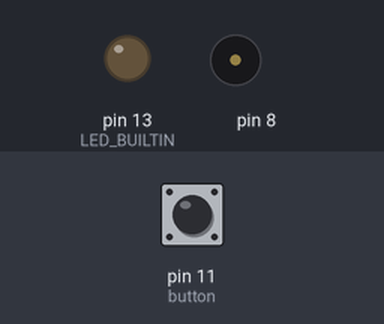
Bench run of a sketch on a simulated Arduino Uno, built with avr-gcc and run on an emulated ATmega328P. Shown: output pins drawn as LEDs (lit = HIGH), buzzer (waves = sounding). The test bench sets the inputs (shaded band); at power-on: pin 11 (button) LOW.

Above: at 1.2 s.
1.3 s: pin 11 (button) pulled HIGH for 0.15 s
At 1.48 s:
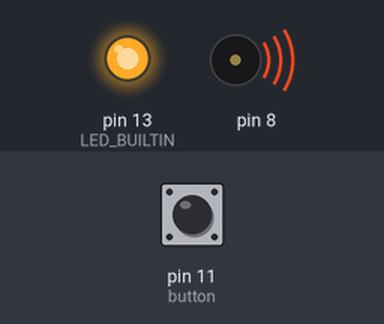
4.3 s: pin 11 (button) pulled HIGH for 1 s
At 4.8 s:
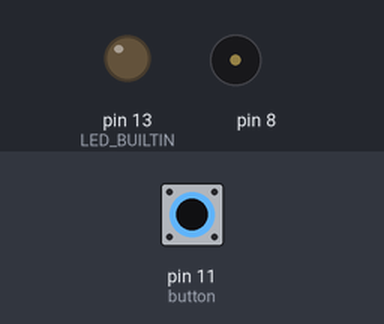
6.8 s: pin 11 (button) pulled HIGH for 3.2 s
At 8.4 s:
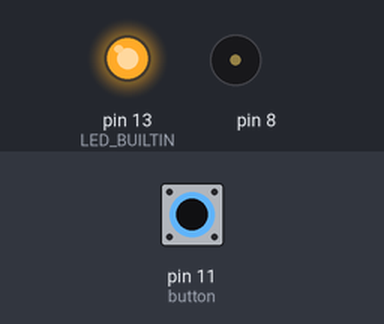
Timing chart, 0 to 17.5 s (numbered marks = the images above; inputs shaded):
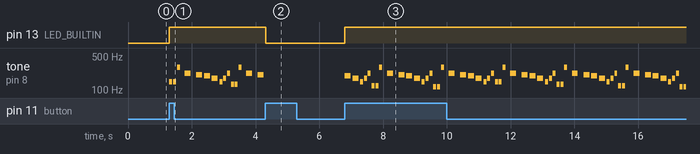

The sketch:

megaloduino.ino
```cpp
#include "notes.h"

int button = 11;
bool playing = false;
bool pressed = false;

int notes[] = {
  NOTE_D3, NOTE_D3, NOTE_D4, 0, NOTE_A3, 0, NOTE_GS3, NOTE_G3, NOTE_F3, NOTE_D3, NOTE_F3, NOTE_A3,
  NOTE_C3, NOTE_C3, NOTE_D4, 0, NOTE_A3, 0, NOTE_GS3, NOTE_G3, NOTE_F3, NOTE_D3, NOTE_F3, NOTE_A3,
  NOTE_B2, NOTE_B2, NOTE_D4, 0, NOTE_A3, 0, NOTE_GS3, NOTE_G3, NOTE_F3, NOTE_D3, NOTE_F3, NOTE_A3,
  NOTE_AS2, NOTE_AS2, NOTE_D4, 0, NOTE_A3, 0, NOTE_GS3, NOTE_G3, NOTE_F3, NOTE_D3, NOTE_F3, NOTE_A3,
  NOTE_D3, NOTE_D3, NOTE_D4, 0, NOTE_A3, 0, NOTE_GS3, NOTE_G3, NOTE_F3, NOTE_D3, NOTE_F3, NOTE_A3,
  NOTE_C3, NOTE_C3, NOTE_D4, 0, NOTE_A3, 0, NOTE_GS3, NOTE_G3, NOTE_F3, NOTE_D3, NOTE_F3, NOTE_A3,
  NOTE_B2, NOTE_B2, NOTE_D4, 0, NOTE_A3, 0, NOTE_GS3, NOTE_G3, NOTE_F3, NOTE_D3, NOTE_F3, NOTE_A3,
  NOTE_AS2, NOTE_AS2, NOTE_D4, 0, NOTE_A3, 0, NOTE_GS3, NOTE_G3, NOTE_F3, NOTE_D3, NOTE_F3, NOTE_A3,

  NOTE_F3, NOTE_F3, NOTE_F3, NOTE_F3, NOTE_F3, NOTE_D3, NOTE_D3, 0,
  NOTE_F3, NOTE_F3, NOTE_F3, NOTE_G3, NOTE_GS3, NOTE_A3, NOTE_G3, NOTE_F3, NOTE_D3, NOTE_F3, NOTE_G3,
  NOTE_F3, NOTE_F3, NOTE_F3, NOTE_G3, NOTE_GS3, NOTE_A3, NOTE_C4, NOTE_A3,
  NOTE_D4, NOTE_D4, NOTE_D4, NOTE_A3, NOTE_D4, NOTE_C4, 0, NOTE_C4, 0,
  NOTE_A3, NOTE_A3, NOTE_A3, NOTE_A3, NOTE_A3, NOTE_G3, NOTE_G3, 0,
  NOTE_A3, NOTE_A3, NOTE_A3, NOTE_A3, NOTE_A3, NOTE_G3, NOTE_D4, NOTE_A3, NOTE_G3,
  NOTE_D4, NOTE_G3, NOTE_A3, NOTE_E3, NOTE_G3, NOTE_D3, NOTE_C4, NOTE_D3, NOTE_G3, NOTE_D3, NOTE_F3, NOTE_G2, NOTE_AS2, NOTE_G2,
  NOTE_AS2, NOTE_C3, NOTE_D3, NOTE_F3, NOTE_E3, 0,

  0, NOTE_F3, NOTE_D3, NOTE_F3, NOTE_G3, NOTE_GS3, NOTE_G3, NOTE_F3, NOTE_D3,
  NOTE_A3, NOTE_G3, NOTE_F3, NOTE_D3, NOTE_F3, NOTE_G3, 0, NOTE_GS3, NOTE_A3,
  NOTE_C4, NOTE_A3, NOTE_GS3, NOTE_G3, NOTE_F3, NOTE_D3, NOTE_F3, NOTE_G3, NOTE_GS3, NOTE_A3, NOTE_C4,
  NOTE_CS4, NOTE_GS3, NOTE_GS3, NOTE_G3, NOTE_F3, NOTE_G3, 0,
  NOTE_F3, NOTE_G3, NOTE_A3, NOTE_F4, NOTE_E4, NOTE_D4,
  NOTE_E4, NOTE_F4, NOTE_G4, NOTE_E4,
  NOTE_A4, NOTE_A4, NOTE_GS4, NOTE_G4, NOTE_FS4, NOTE_F4, NOTE_E4, NOTE_DS4, NOTE_D4,
  NOTE_CS4, NOTE_DS4,

  NOTE_AS2, NOTE_F3,
  NOTE_E3, NOTE_D3,
  NOTE_F3,
  NOTE_F3,
  NOTE_AS2, NOTE_F3,
  NOTE_E3, NOTE_D3,
  NOTE_D3,
  NOTE_D3,

  NOTE_D3, NOTE_D3, NOTE_D4, 0, NOTE_A3, 0, NOTE_GS3, NOTE_G3, NOTE_F3, NOTE_D3, NOTE_F3, NOTE_A3,
  NOTE_C3, NOTE_C3, NOTE_D4, 0, NOTE_A3, 0, NOTE_GS3, NOTE_G3, NOTE_F3, NOTE_D3, NOTE_F3, NOTE_A3,
  NOTE_B2, NOTE_B2, NOTE_D4, 0, NOTE_A3, 0, NOTE_GS3, NOTE_G3, NOTE_F3, NOTE_D3, NOTE_F3, NOTE_A3,
  NOTE_AS2, NOTE_AS2, NOTE_D4, 0, NOTE_A3, 0, NOTE_GS3, NOTE_G3, NOTE_F3, NOTE_D3, NOTE_F3, NOTE_A3,
  NOTE_D3, NOTE_D3, NOTE_D4, 0, NOTE_A3, 0, NOTE_GS3, NOTE_G3, NOTE_F3, NOTE_D3, NOTE_F3, NOTE_A3,
  NOTE_C3, NOTE_C3, NOTE_D4, 0, NOTE_A3, 0, NOTE_GS3, NOTE_G3, NOTE_F3, NOTE_D3, NOTE_F3, NOTE_A3,
  NOTE_B2, NOTE_B2, NOTE_D4, 0, NOTE_A3, 0, NOTE_GS3, NOTE_G3, NOTE_F3, NOTE_D3, NOTE_F3, NOTE_A3,
  NOTE_AS2, NOTE_AS2, NOTE_D4, 0, NOTE_A3, 0, NOTE_GS3, NOTE_G3, NOTE_F3, NOTE_D3, NOTE_F3, NOTE_A3,
  NOTE_D3, NOTE_D3, NOTE_D4, 0, NOTE_A3, 0, NOTE_GS3, NOTE_G3, NOTE_F3, NOTE_D3, NOTE_F3, NOTE_A3,
  NOTE_C3, NOTE_C3, NOTE_D4, 0, NOTE_A3, 0, NOTE_GS3, NOTE_G3, NOTE_F3, NOTE_D3, NOTE_F3, NOTE_A3,
  NOTE_B2, NOTE_B2, NOTE_D4, 0, NOTE_A3, 0, NOTE_GS3, NOTE_G3, NOTE_F3, NOTE_D3, NOTE_F3, NOTE_A3,
  NOTE_AS2, NOTE_AS2, NOTE_D4, 0, NOTE_A3, 0, NOTE_GS3, NOTE_G3, NOTE_F3, NOTE_D3, NOTE_F3, NOTE_A3,
  NOTE_D3, NOTE_D3, NOTE_D4, 0, NOTE_A3, 0, NOTE_GS3, NOTE_G3, NOTE_F3, NOTE_D3, NOTE_F3, NOTE_A3,
  NOTE_C3, NOTE_C3, NOTE_D4, 0, NOTE_A3, 0, NOTE_GS3, NOTE_G3, NOTE_F3, NOTE_D3, NOTE_F3, NOTE_A3,
  NOTE_B2, NOTE_B2, NOTE_D4, 0, NOTE_A3, 0, NOTE_GS3, NOTE_G3, NOTE_F3, NOTE_D3, NOTE_F3, NOTE_A3,
  NOTE_AS2, NOTE_AS2, NOTE_D4, 0, NOTE_A3, 0, NOTE_GS3, NOTE_G3, NOTE_F3, NOTE_D3, NOTE_F3, NOTE_A3,

  NOTE_D3
};

int noteDurations[] = {
  16, 16, 16, 16, 8, 16, 8, 8, 8, 16, 16, 16,
  16, 16, 16, 16, 8, 16, 8, 8, 8, 16, 16, 16,
  16, 16, 16, 16, 8, 16, 8, 8, 8, 16, 16, 16,
  16, 16, 16, 16, 8, 16, 8, 8, 8, 16, 16, 16,
  16, 16, 16, 16, 8, 16, 8, 8, 8, 16, 16, 16,
  16, 16, 16, 16, 8, 16, 8, 8, 8, 16, 16, 16,
  16, 16, 16, 16, 8, 16, 8, 8, 8, 16, 16, 16,
  16, 16, 16, 16, 8, 16, 8, 8, 8, 16, 16, 16,

  8, 16, 8, 8, 8, 8, 4, 16,
  8, 16, 8, 8, 8, 32, 32, 16, 16, 16, 6,
  8, 16, 8, 8, 8, 8, 8, 6,
  8, 8, 16, 16, 16, 4, 8, 6, 8,
  8, 16, 8, 8, 8, 8, 4, 16,
  8, 16, 8, 8, 8, 8, 8, 16, 8,
  16, 16, 16, 16, 16, 16, 16, 16, 16, 16, 16, 16, 16, 16,
  8, 16, 8, 8, 2, 16,

  2, 16, 16, 16, 16, 16, 16, 16, 16,
  32, 32, 32, 32, 8, 2, 16, 8, 16,
  8, 16, 16, 16, 16, 16, 16, 8, 8, 8, 8,
  8, 8, 16, 16, 16, 2, 16,
  8, 8, 8, 8, 4, 4,
  4, 4, 4, 4,
  2, 16, 16, 16, 16, 16, 16, 16, 16,
  2, 2,

  1, 4,
  2, 2,
  1,
  1,
  1, 4,
  2, 2,
  1,
  1,

  16, 16, 16, 16, 8, 16, 8, 8, 8, 16, 16, 16,
  16, 16, 16, 16, 8, 16, 8, 8, 8, 16, 16, 16,
  16, 16, 16, 16, 8, 16, 8, 8, 8, 16, 16, 16,
  16, 16, 16, 16, 8, 16, 8, 8, 8, 16, 16, 16,
  16, 16, 16, 16, 8, 16, 8, 8, 8, 16, 16, 16,
  16, 16, 16, 16, 8, 16, 8, 8, 8, 16, 16, 16,
  16, 16, 16, 16, 8, 16, 8, 8, 8, 16, 16, 16,
  16, 16, 16, 16, 8, 16, 8, 8, 8, 16, 16, 16,
  16, 16, 16, 16, 8, 16, 8, 8, 8, 16, 16, 16,
  16, 16, 16, 16, 8, 16, 8, 8, 8, 16, 16, 16,
  16, 16, 16, 16, 8, 16, 8, 8, 8, 16, 16, 16,
  16, 16, 16, 16, 8, 16, 8, 8, 8, 16, 16, 16,
  16, 16, 16, 16, 8, 16, 8, 8, 8, 16, 16, 16,
  16, 16, 16, 16, 8, 16, 8, 8, 8, 16, 16, 16,
  16, 16, 16, 16, 8, 16, 8, 8, 8, 16, 16, 16,
  16, 16, 16, 16, 8, 16, 8, 8, 8, 16, 16, 16,

  8
};

int thisNote = 0;
int songLength;

void setup() {
  // put your setup code here, to run once:
  pinMode(button, INPUT);
  pinMode(LED_BUILTIN, OUTPUT);
  songLength = sizeof(notes) / sizeof(int);
}

void loop() {
  // put your main code here, to run repeatedly:
  if (digitalRead(button) == HIGH) {
    if (pressed) goto main;
    pressed = true;
    if (playing) playing = false;
    else playing = true;
  } else {
    pressed = false;
  }

  main:
    if (!playing) return;
    int noteDuration = 1500 / noteDurations[thisNote];
    tone(8, notes[thisNote], noteDuration);

    digitalWrite(LED_BUILTIN, HIGH);

    int pauseBetweenNotes = noteDuration * 1.30;
    delay(pauseBetweenNotes);
    noTone(8);

    digitalWrite(LED_BUILTIN, LOW);

    thisNote++;
    if (thisNote == songLength)
    {
      thisNote = 0;
      playing = false;
    }
}
```

notes.h
```cpp
#define NOTE_B0  31
#define NOTE_C1  33
#define NOTE_CS1 35
#define NOTE_D1  37
#define NOTE_DS1 39
#define NOTE_E1  41
#define NOTE_F1  44
#define NOTE_FS1 46
#define NOTE_G1  49
#define NOTE_GS1 52
#define NOTE_A1  55
#define NOTE_AS1 58
#define NOTE_B1  62
#define NOTE_C2  65
#define NOTE_CS2 69
#define NOTE_D2  73
#define NOTE_DS2 78
#define NOTE_E2  82
#define NOTE_F2  87
#define NOTE_FS2 93
#define NOTE_G2  98
#define NOTE_GS2 104
#define NOTE_A2  110
#define NOTE_AS2 117
#define NOTE_B2  123
#define NOTE_C3  131
#define NOTE_CS3 139
#define NOTE_D3  147
#define NOTE_DS3 156
#define NOTE_E3  165
#define NOTE_F3  175
#define NOTE_FS3 185
#define NOTE_G3  196
#define NOTE_GS3 208
#define NOTE_A3  220
#define NOTE_AS3 233
#define NOTE_B3  247
#define NOTE_C4  262
#define NOTE_CS4 277
#define NOTE_D4  294
#define NOTE_DS4 311
#define NOTE_E4  330
#define NOTE_F4  349
#define NOTE_FS4 370
#define NOTE_G4  392
#define NOTE_GS4 415
#define NOTE_A4  440
#define NOTE_AS4 466
#define NOTE_B4  494
#define NOTE_C5  523
#define NOTE_CS5 554
#define NOTE_D5  587
#define NOTE_DS5 622
#define NOTE_E5  659
#define NOTE_F5  698
#define NOTE_FS5 740
#define NOTE_G5  784
#define NOTE_GS5 831
#define NOTE_A5  880
#define NOTE_AS5 932
#define NOTE_B5  988
#define NOTE_C6  1047
#define NOTE_CS6 1109
#define NOTE_D6  1175
#define NOTE_DS6 1245
#define NOTE_E6  1319
#define NOTE_F6  1397
#define NOTE_FS6 1480
#define NOTE_G6  1568
#define NOTE_GS6 1661
#define NOTE_A6  1760
#define NOTE_AS6 1865
#define NOTE_B6  1976
#define NOTE_C7  2093
#define NOTE_CS7 2217
#define NOTE_D7  2349
#define NOTE_DS7 2489
#define NOTE_E7  2637
#define NOTE_F7  2794
#define NOTE_FS7 2960
#define NOTE_G7  3136
#define NOTE_GS7 3322
#define NOTE_A7  3520
#define NOTE_AS7 3729
#define NOTE_B7  3951
#define NOTE_C8  4186
#define NOTE_CS8 4435
#define NOTE_D8  4699
#define NOTE_DS8 4978
```

Measured:
- after the input at 1.3 s, pin 13 (LED_BUILTIN): LOW → HIGH at once; tone on pin 8: plays 147 Hz for 0.09 s, 147 Hz for 0.09 s, 294 Hz for 0.09 s, 220 Hz for 0.19 s, 208 Hz for 0.19 s, 196 Hz for 0.19 s … (15 notes in this stretch), starting at once
- after the input at 4.3 s, pin 13 (LED_BUILTIN): HIGH → LOW at once; tone on pin 8: stops changing and stays silent
- after the input at 6.8 s, pin 13 (LED_BUILTIN): LOW → HIGH at once; tone on pin 8: plays 196 Hz for 0.19 s, 175 Hz for 0.19 s, 147 Hz for 0.09 s, 175 Hz for 0.09 s, 220 Hz for 0.09 s, 123 Hz for 0.09 s … (57 notes in this stretch), starting at once
